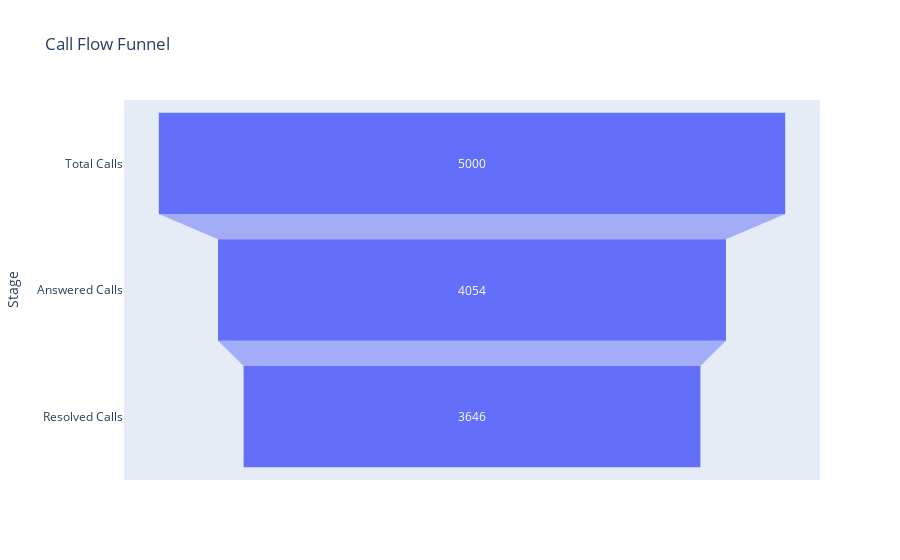

Notebook source saved alongside this figure:
### Markdown cell above
Refs:

https://plotly.com/python/funnel-charts/

### Code cell
# Create data for the funnel
funnel_data = pd.DataFrame({
    'Stage': ['Total Calls', 'Answered Calls', 'Resolved Calls'],
    'Count': [len(df), (df['answered'] == 'Y').sum(), (df['resolved'] == 'Y').sum()]
})

# Create the funnel chart
fig = px.funnel(funnel_data, x='Count', y='Stage', title="Call Flow Funnel")
fig.show()

### Figure 1 — Plotly figure (JSON) as saved in the notebook; plotly's stock layout.template omitted (floating-point values rounded to 4 significant figures)
{"data": [{"hovertemplate": "Count=%{x}<br>Stage=%{y}<extra></extra>", "legendgroup": "", "marker": {"color": "#636efa"}, "name": "", "orientation": "h", "showlegend": false, "type": "funnel", "x": [5000, 4054, 3646], "xaxis": "x", "y": ["Total Calls", "Answered Calls", "Resolved Calls"], "yaxis": "y"}], "layout": {"legend": {"tracegroupgap": 0}, "title": {"text": "Call Flow Funnel"}, "xaxis": {"anchor": "y", "domain": [0, 1], "title": {"text": "Count"}}, "yaxis": {"anchor": "x", "domain": [0, 1], "title": {"text": "Stage"}}}}
